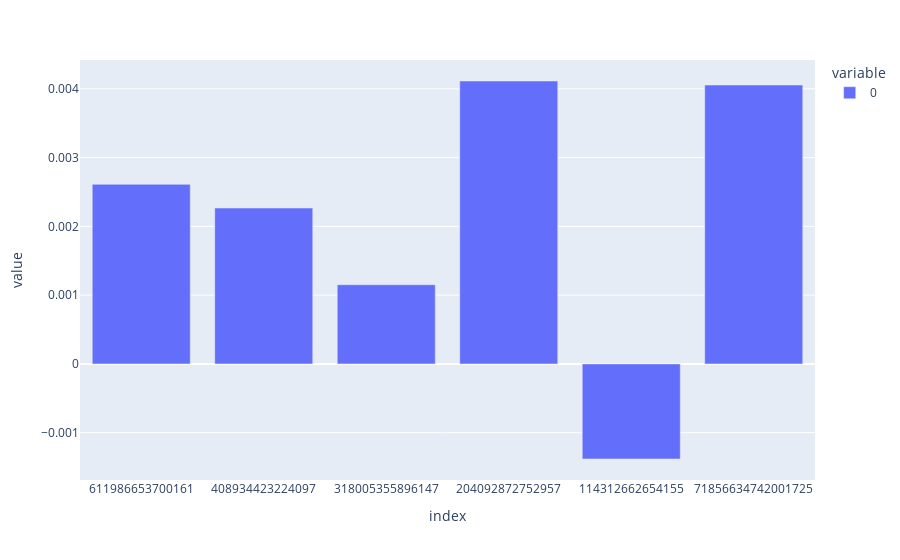

The cell this chart's notebook holds for it:
### Markdown cell above
<p dir=rtl style="direction: rtl;text-align: right;line-height:200%;font-family:vazir;font-size:medium">
<font face="vazir" size=3>
میانگین بازده هر سهم در
<code>daily_returns</code>
را به دست آورید و سپس نمودار میله ای آن را رسم کنید .
  </font>
</p>

### Code cell
#calculate mean of columns in daily_returns
returns_mean = daily_returns.___
# bar plot of returns mean
returns_mean_bar = ...
#show the plot
returns_mean_bar.show()

### Figure 1 — Plotly figure (JSON) as saved in the notebook; plotly's stock layout.template omitted (floating-point values rounded to 4 significant figures)
{"data": [{"alignmentgroup": "True", "hovertemplate": "variable=0<br>index=%{x}<br>value=%{y}<extra></extra>", "legendgroup": "0", "marker": {"color": "#636efa", "pattern": {"shape": ""}}, "name": "0", "offsetgroup": "0", "orientation": "v", "showlegend": true, "textposition": "auto", "type": "bar", "x": ["611986653700161", "408934423224097", "318005355896147", "204092872752957", "114312662654155", "71856634742001725"], "xaxis": "x", "y": [0.002611, 0.002267, 0.001152, 0.004114, -0.001382, 0.004055], "yaxis": "y"}], "layout": {"barmode": "relative", "legend": {"title": {"text": "variable"}, "tracegroupgap": 0}, "margin": {"t": 60}, "xaxis": {"anchor": "y", "domain": [0, 1], "title": {"text": "index"}}, "yaxis": {"anchor": "x", "domain": [0, 1], "title": {"text": "value"}}}}
